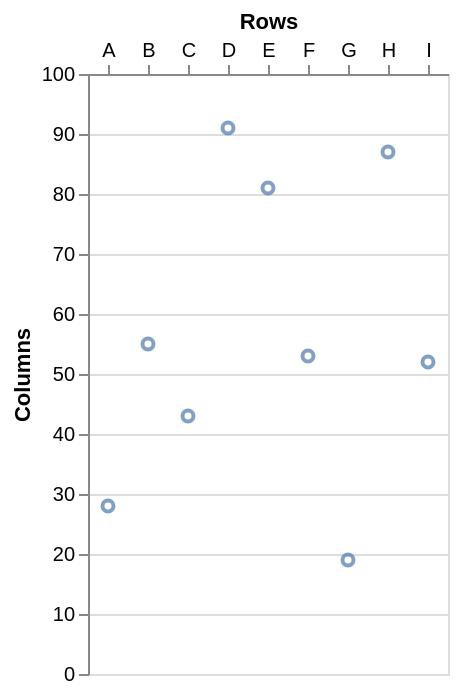

Express this chart as Vega-Lite.
### Vega-Lite specification from a JSON file in a GitHub repository (floating-point values rounded to 4 significant figures)
{"data": {"values": [{"a": "A", "b": 28}, {"a": "B", "b": 55}, {"a": "C", "b": 43}, {"a": "D", "b": 91}, {"a": "E", "b": 81}, {"a": "F", "b": 53}, {"a": "G", "b": 19}, {"a": "H", "b": 87}, {"a": "I", "b": 52}]}, "mark": "point", "encoding": {"x": {"field": "a", "type": "ordinal", "title": "Rows", "axis": {"orient": "top", "labelAngle": 0}}, "y": {"field": "b", "type": "quantitative", "title": "Columns"}}}
